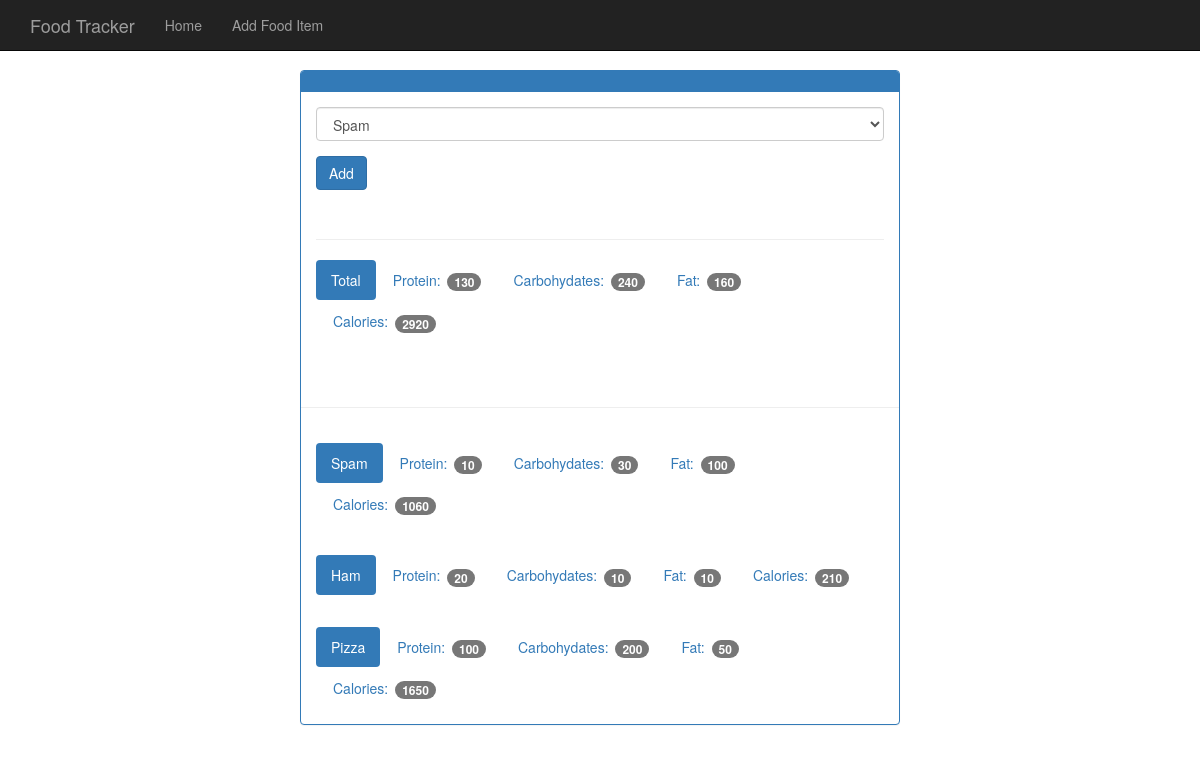
The page /view/20210523 on the database its author committed.
### tables this page shows
CREATE TABLE food (
    id integer primary key autoincrement,
    name text not null,
    protein integer not null,
    carbohydrates integer not null,
    fat integer not null,
    calories integer not null
);

### app.py (the view)
@app.route('/view/<food_date>', methods=['GET','POST'])
def view(food_date):
    db = get_db()
    cur = db.execute('select id, entry_date from log_date where entry_date = (?)', [food_date])
    date_result = cur.fetchone()
    if request.method == 'POST':
        print('food-select:#{}'.format(request.form['food-select']))
        db.execute('insert into food_date(food_id, log_date_id) values (?, ?)', [request.form['food-select'], date_result['id']])
        db.commit()
    d = datetime.strptime(str(date_result['entry_date']),'%Y%m%d')
    pretty_date = datetime.strftime(d, '%B %d, %Y')
    food_cur = db.execute('select id, name from food')
    food_results = food_cur.fetchall()
    log_cur = db.execute('select food.name, food.protein, food.carbohydrates, food.fat, food.calories from log_date \
        join food_date on food_date.log_date_id = log_date.id \
        join food on food.id = food_date.food_id where log_date.entry_date = (?)', [food_date] )
    log_results = log_cur.fetchall()
    totals = {}
    totals['protein'] = 0
    totals['carbohydrates'] = 0
    totals['fat'] = 0
    totals['calories'] = 0
    for food in log_results:
        totals['protein'] += food['protein']
        totals['carbohydrates'] += food['carbohydrates']
        totals['fat'] += food['fat']
        totals['calories'] += food['calories']
    return render_template('day.html', entry_date=date_result['entry_date'], pretty=pretty_date, food_results=food_results, log_results=log_results, totals=totals, )

### database.py (called while the page is built)
def connect_db():
    sql = sqlite3.connect('H:/Projects/flask_app/food_log.db')
    sql.row_factory = sqlite3.Row
    return sql

def get_db():
    if not hasattr(g, 'sqlite.db'):
        g.sqlite3_db = connect_db()
    return g.sqlite3_db

### templates/day.html (shortened to what this page needs)
{% extends "base.html" %}
{% block body %}
    <nav class="navbar navbar-inverse navbar-fixed-top">
      <div class="container">
        <div class="navbar-header">
          <a class="navbar-brand" href="#">Food Tracker</a>
        </div>
        <div id="navbar" class="navbar-collapse collapse">
          <ul class="nav navbar-nav">
            <li><a href="{{ url_for('index')}}">Home</a></li>
            <li><a href="{{ url_for('food')}}">Add Food Item</a></li>
          </ul>
        </div>
      </div>
    </nav>
    <div class="container theme-showcase col-sm-6 col-sm-offset-3" role="main">
      <div class="row">
        <div>
          <div class="panel panel-primary">
            <div class="panel-heading">
            </div>
            <div class="panel-body">
              <form method="POST" action="{{url_for('view', food_date=entry_date )}}">
                <div class="form-group">
                  <select class="form-control" name="food-select">
                    {% for food in food_results %}
                    <option value = {{ food.id }}> {{ food.name }}</option>
                    {% endfor %}
                  </select>
                </div>
                <button type="submit" class="btn btn-primary">Add</button>
              </form>
              <div class="page-header"></div>
              <ul class="nav nav-pills" role="tablist">
                <li class="active"><a>Total</a></li>
                <li><a>Protein: <span class="badge">{{ totals.protein }}</span></a></li>
                <li><a>Carbohydates: <span class="badge">{{ totals.carbohydrates }}</span></a></li>
                <li><a>Fat: <span class="badge">{{ totals.fat }}</span></a></li>
                <li><a>Calories: <span class="badge">{{ totals.calories }}</span></a></li>
              </ul>
            </div>
            <div class="page-header"></div>
            {% for food in log_results %}
            <div class="panel-body">
              <ul class="nav nav-pills" role="tablist">
                <li class="active"><a>{{ food.name }}</a></li>
                <li><a>Protein: <span class="badge">{{ food.protein }}</span></a></li>
                <li><a>Carbohydates: <span class="badge">{{ food.carbohydrates }}</span></a></li>
                <li><a>Fat: <span class="badge">{{ food.fat }}</span></a></li>
                <li><a>Calories: <span class="badge">{{ food.calories }}</span></a></li>
              </ul>
            </div>
            {% endfor %}
          </div>
        </div>
      </div>
    </div>
  {% endblock %}

### static/theme.css (style rules this page uses)
body { padding-top: 70px; padding-bottom: 30px; }

### rows shown on the page
food: name "Spam", protein "10", carbohydrates "30", fat "100", calories "1060"
food: name "Ham", protein "20", carbohydrates "10", fat "10", calories "210"
food: name "Pizza", protein "100", carbohydrates "200", fat "50", calories "1650"

### other values the page prints
{{ totals.protein }} "130"
{{ totals.carbohydrates }} "240"
{{ totals.fat }} "160"
{{ totals.calories }} "2920"
form field food-select "Spam"
